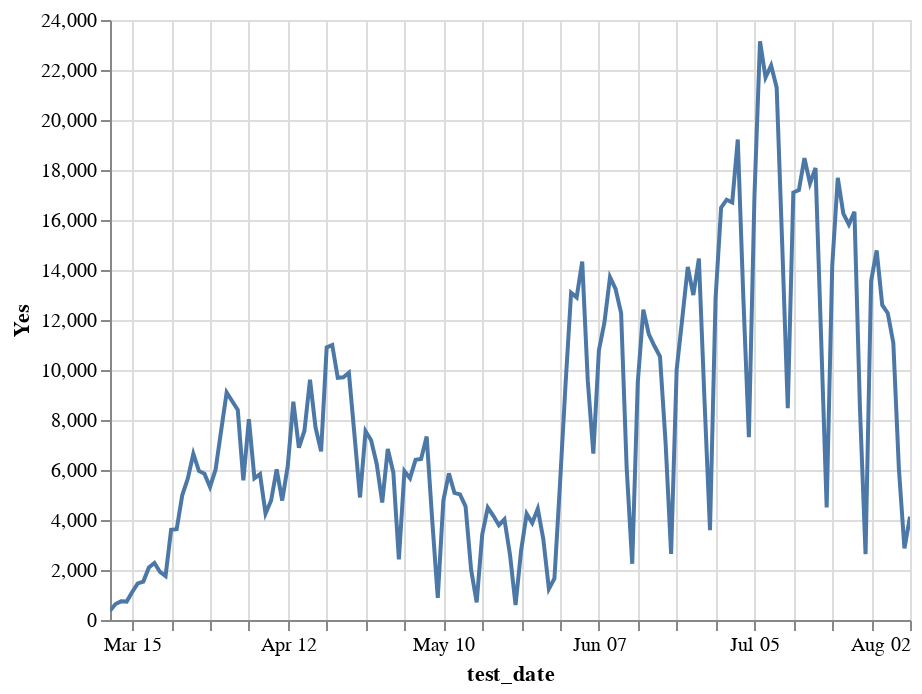

Notebook code for this chart:
### Code cell
alt.Chart(ti.reset_index().assign(total=lambda x: (x.Yes+x.No))).mark_line().encode(
    x='test_date',
    y='Yes',
    tooltip=['test_date', 'Yes']
).interactive()

### Figure 1 — Vega-Lite specification as saved in the notebook (floating-point values rounded to 4 significant figures; data arrays with more than 128 entries replaced by an {"elided": "..."} marker saying what was removed)
{"config": {"view": {"continuousWidth": 400, "continuousHeight": 300}}, "data": {"name": "data-0fc23ec3fa6ebb73857d38df8d8864b0"}, "mark": "line", "encoding": {"tooltip": [{"type": "temporal", "field": "test_date"}, {"type": "quantitative", "field": "Yes"}], "x": {"type": "temporal", "field": "test_date"}, "y": {"type": "quantitative", "field": "Yes"}}, "selection": {"selector008": {"type": "interval", "bind": "scales", "encodings": ["x", "y"]}}, "$schema": "https://vega.github.io/schema/vega-lite/v4.8.1.json", "datasets": {"data-0fc23ec3fa6ebb73857d38df8d8864b0": {"elided": "145 records"}}}
